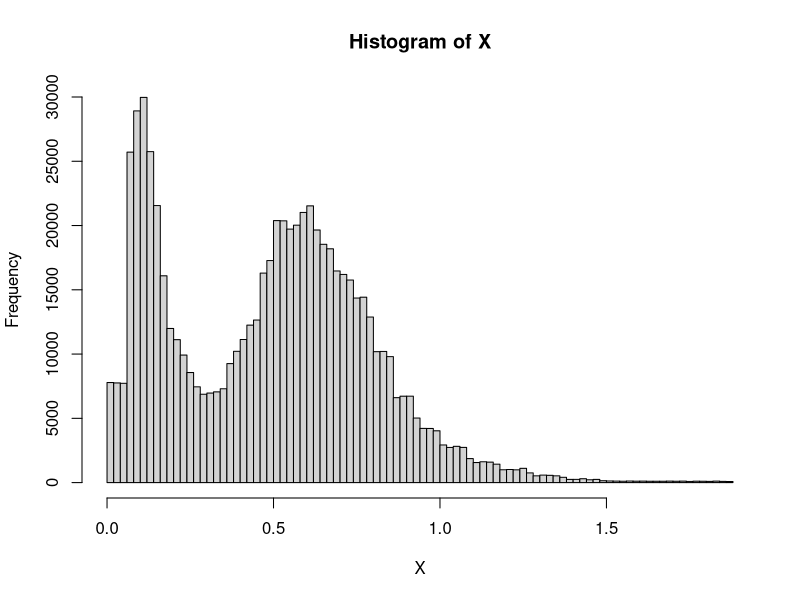
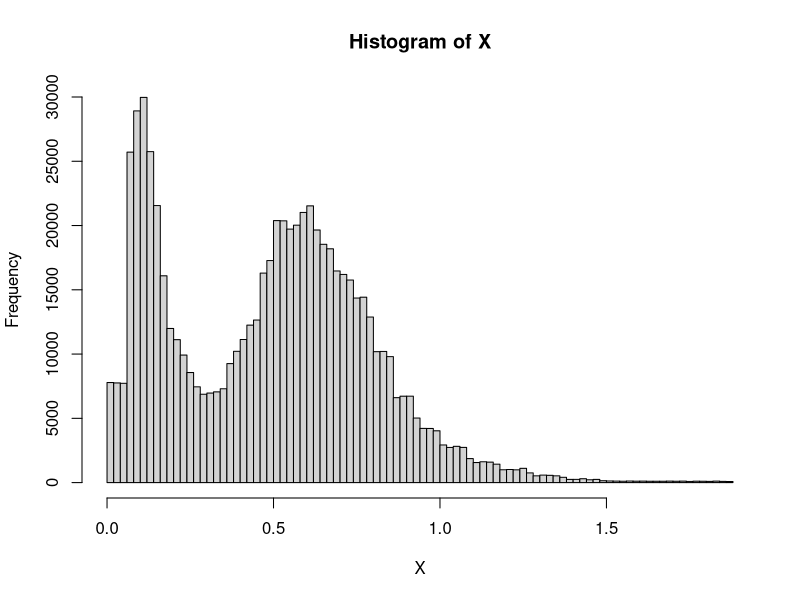
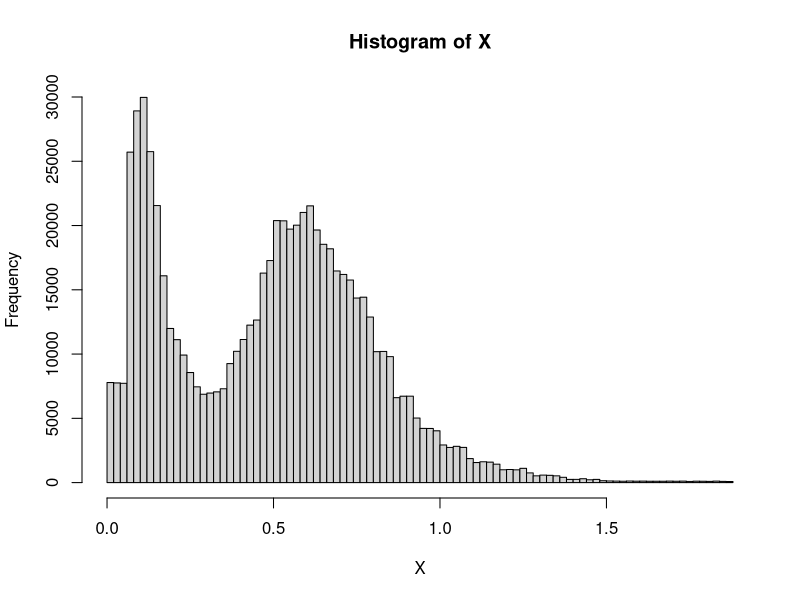
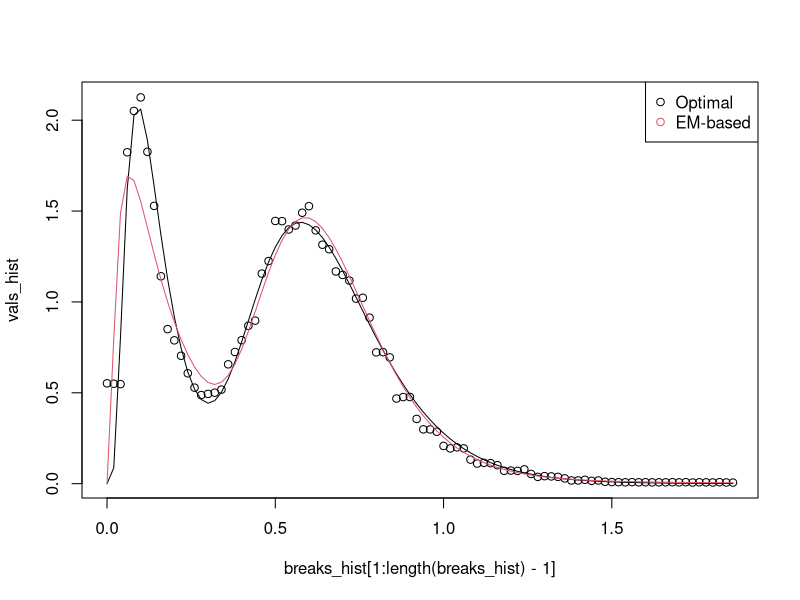
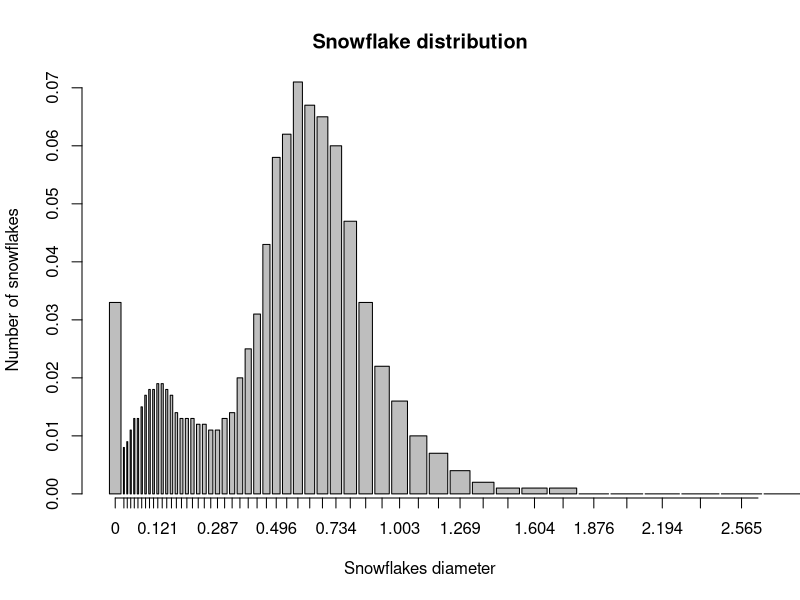

Recreate these plots in R, in order. (Note: a time limit stopped this script after it produced the figures.)
library(readr)

snow_particles <- read_csv("1_snow_particles.csv")
n_bins <- length(snow_particles$startpoint)
snow_particles$endpoint[n_bins] <- snow_particles$endpoint[n_bins-1]+0.25

breakpoints <- c(snow_particles$startpoint[1],snow_particles$endpoint)

n_particules <- snow_particles$particles.detected[1] # 700k
snow_particles$n_snow_bin = round(0.01*snow_particles$particles.detected*snow_particles$retained....)

width <- rep(0,n_bins)
for (i in 1:n_bins){
  width[i] = snow_particles$endpoint[i]-snow_particles$startpoint[i]
}

png(file="./plots/snow_distribution.png",width=1200, height=700)
bp <- barplot(height = snow_particles$n_snow_bin/n_particules,
              width = width,
              xlim = c(breakpoints[1], breakpoints[length(breakpoints)]), 
              #ylim = c(0, max(snow_particles$n_snow_bin) * 1.1), 
              xlab = "Snowflakes diameter", 
              ylab = "Number of snowflakes",
              main = "Snowflake distribution",
              cex.axis = 1,cex.names = 0.8)
axis(side=1, at =bp,label=snow_particles$startpoint,cex.axis = 1)
dev.off()

# Jittering

set.seed(42)
X = rep(0,n_particules)
count <- 0
for (i in 1:n_bins){
  if (snow_particles$n_snow_bin[i] != 0){
    start <- count+1
    end <- start+snow_particles$n_snow_bin[i]-1
    X[start:end] <- runif(snow_particles$n_snow_bin[i],snow_particles$startpoint[i],snow_particles$endpoint[i])
    count <- count + snow_particles$n_snow_bin[i]
  }else{
    print("done")
    print(i)
    break
  }
}

# check uniform dist for jittering
hist(X,breaks = 100)

################
# EM - algorithm
################

dmixnorm <- function(x, mu1, mu2, sigma1, sigma2, tau){
  y <- (1-tau)*dlnorm(x,meanlog=mu1,sdlog=sigma1) + tau*dlnorm(x,meanlog=mu2,sdlog=sigma2)
  return(y)
}

em_alg <- function(data){
  mu_1_hat = -2; # mean from the biggest bin - bump #1
  mu_2_hat = 0.1; # mean from the biggest bin - bump #2
  sigma_1_hat = 0.3;
  sigma_2_hat = 0.5;
  tau_hat = 0.6;
  N <- n_particules
  p <- dlnorm(data,meanlog=mu_2_hat,sdlog=sigma_2_hat)*tau_hat/dmixnorm(data,mu_1_hat, mu_2_hat, sigma_1_hat, sigma_2_hat, tau_hat)
  l_old <- Inf
  l <- sum(log((1-tau_hat)*dlnorm(data,meanlog=mu_1_hat,sdlog=sigma_1_hat) + tau_hat*dlnorm(data,meanlog=mu_2_hat,sdlog=sigma_2_hat)))
  while (abs(l-l_old)>0.01){
    tau_hat <- sum(p)/N
    mu_1_hat <- sum((1-p)*log(data))/sum(1-p)
    mu_2_hat <- sum(p*log(data))/sum(p)
    sigma_1_hat <- sqrt(sum((1-p)*(log(data)-mu_1_hat)^2)/sum(1-p))
    sigma_2_hat <- sqrt(sum(p*(log(data)-mu_2_hat)^2)/sum(p))
    
    p <- dlnorm(data,meanlog=mu_2_hat,sdlog=sigma_2_hat)*tau_hat/dmixnorm(data, mu_1_hat, mu_2_hat, sigma_1_hat, sigma_2_hat, tau_hat)
    l_old <- l
    l <- sum(log((1-tau_hat)*dlnorm(data,meanlog=mu_1_hat,sdlog=sigma_1_hat) + tau_hat*dlnorm(data,meanlog=mu_2_hat,sdlog=sigma_2_hat)))
  }
  return(c(mu_1_hat,mu_2_hat,sigma_1_hat,sigma_2_hat,tau_hat))
}

init_vals <- em_alg(X)
init_vals
##############
# Optimization
##############

# Functions to get neg_likelihood

# cdf of bilog_likelihood
pmixnorm <- function(x,mu1,mu2,sigma1,sigma2,tau){
  y <- (1-tau)*plnorm(x,meanlog=mu1,sdlog=sigma1) + tau*plnorm(x,meanlog=mu2,sdlog=sigma2)
  return(y)
}

neg_loglikelihood <- function(par,data){
  # par = mu1,mu2,sigma1,sigma2,tau
  mu1<- par[1]
  mu2 <- par[2]
  sigma1 <- par[3]
  sigma2 <- par[4]
  tau <- par[5]
  y <- 0
  for (i in 1:n_bins) { # data = snow_particles
    y <- y + data$n_snow_bin[i]*log(pmixnorm(data$endpoint[i],mu1,mu2,sigma1,sigma2,tau)-pmixnorm(data$startpoint[i],mu1,mu2,sigma1,sigma2,tau))
  }
  return(-y)
}

# optimizing from EM points
theta_hat <- optim(init_vals,neg_loglikelihood,data = snow_particles)

theta_hat$par

expected_val_1 <- exp(theta_hat$par[1]+theta_hat$par[3]^2/2)
print(expected_val_1)
expected_val_2 <- exp(theta_hat$par[2]+theta_hat$par[4]^2/2)
print(expected_val_2)
std_var_1 <- sqrt((exp(theta_hat$par[3]^2)-1)*exp(2*theta_hat$par[1]+theta_hat$par[3]^2))
print(std_var_1)
std_var_2 <- sqrt((exp(theta_hat$par[4]^2)-1)*exp(2*theta_hat$par[2]+theta_hat$par[4]^2))
print(std_var_2)
tau_opt <- theta_hat$par[5]
print(tau_opt)

##########
# Plotting
##########

vals_hist <- unlist(hist(X,breaks = 100)["density"])
breaks_hist <- unlist(hist(X,breaks = 100)["breaks"])
vals <- sapply(breaks_hist[1:length(breaks_hist)-1],dmixnorm,
               mu1=theta_hat$par[1], mu2=theta_hat$par[2], 
               sigma1=theta_hat$par[3], sigma2=theta_hat$par[4], 
               tau=theta_hat$par[5])

vals_em <- sapply(breaks_hist[1:length(breaks_hist)-1],dmixnorm,
                  mu1=init_vals[1], mu2=init_vals[2], 
                  sigma1=init_vals[3], sigma2=init_vals[4], 
                  tau=init_vals[5])
# PLOT EM VALS pdf
plot(breaks_hist[1:length(breaks_hist)-1],vals_hist)
lines(x=breaks_hist[1:length(breaks_hist)-1],y=vals,type="l")
lines(x=breaks_hist[1:length(breaks_hist)-1],y=vals_em,type="l",col=2)
legend("topright", legend = c("Optimal","EM-based"), col=1:2, pch=1) # optional legend

##################################
# LAST-STEP | Parametric bootstrap
##################################

# H_0 : diameters follow this bi-log normal distribution

# 1) Utiliser X jitter and resample uniformly from X_jitter - X^b_jit
# 2) refaire le dataset pour avoir les nouveaux binnings -> avoir les start et end pareil mais juste changer les # elems
# 3) Rerun the EM algorithm and the optimization step on the X^b_jit 
# donc le f^b est la nouvelle phi binned avec le X^b_jit comparé à l'autre partie
# 4) On récupère nos estimateurs lambda_b hat

# 5) on calcule T*_b comme le suprémum et on le stock dans un array de taille B
# - Repeat 1 to 5 B times
# compute p-val and check whether it is high enough

# Helper functions
count_bins <- function(X, data){
  counts <- rep(0,n_bins)
  for (i in 1:n_bins){
    start <- data$startpoint[i]
    end <- data$endpoint[i]
    counts[i] <- sum(start <= X & X <= end)
  }
  return(counts)
}

#obj_func <- function(x, data) {
#  Fn <- ecdf(data[[1]])(x)
#  ecdf_diff <- abs(Fn - pmixnorm(x,mu1=data[[2]]$par[1],mu2=data[[2]]$par[2],sigma1=data[[2]]$par[3],sigma2=data[[2]]$par[4],tau=data[[2]]$par[5]))
#  return(-ecdf_diff) # maximize the absolute difference
#}

B <- 20
data <- snow_particles[c("startpoint","endpoint","n_snow_bin")]
T_list <- numeric(B)
x_eval <- seq(from=0,to=snow_particles$endpoint[n_bins],length.out=1000) # creating breakpoints
Fn <- ecdf(X)
Fn_values <- Fn(x_eval) # values at left breakpoint
F_hat_values <- sapply(x_eval,pmixnorm,
                       mu1=theta_hat$par[1], mu2=theta_hat$par[2], 
                       sigma1=theta_hat$par[3], sigma2=theta_hat$par[4], 
                       tau=theta_hat$par[5])
abs_err <- abs(Fn_values-F_hat_values)
abs_err_max <- abs_err[which.max(abs_err)]
T_ <- abs_err_max
T_
for (b in 1:B) {
  # 1) Resampling from jittering
  X_b <- sample(X,n_particules,replace = T)
    
  # 2) Updating the binning dataset from new X_b
  counts <- count_bins(X_b,data)
  data$n_snow_bin = counts
    
  # 3) Re-running the em algorithm 
  init_val_X_b <- em_alg(X_b)
  print(b)
  
  # 4) Getting the best param estimators by optimizing the new neg_loglikelihood
  opt_X_b <- optim(init_val_X_b,neg_loglikelihood,data=data)
  # 5) Computing T*
  Fn <- ecdf(X_b)
  Fn_values <- Fn(x_eval) # values at left breakpoint
  F_hat_values <- sapply(x_eval,pmixnorm,
                    mu1=opt_X_b$par[1], mu2=opt_X_b$par[2], 
                    sigma1=opt_X_b$par[3], sigma2=opt_X_b$par[4], 
                    tau=opt_X_b$par[5])
  abs_err <- abs(Fn_values-F_hat_values)
  abs_err_max <- abs_err[which.max(abs_err)]
  T_list[b] <- abs_err_max
}

p_val = 1/(B+1)*(1+sum(T_<=T_list))
p_val
